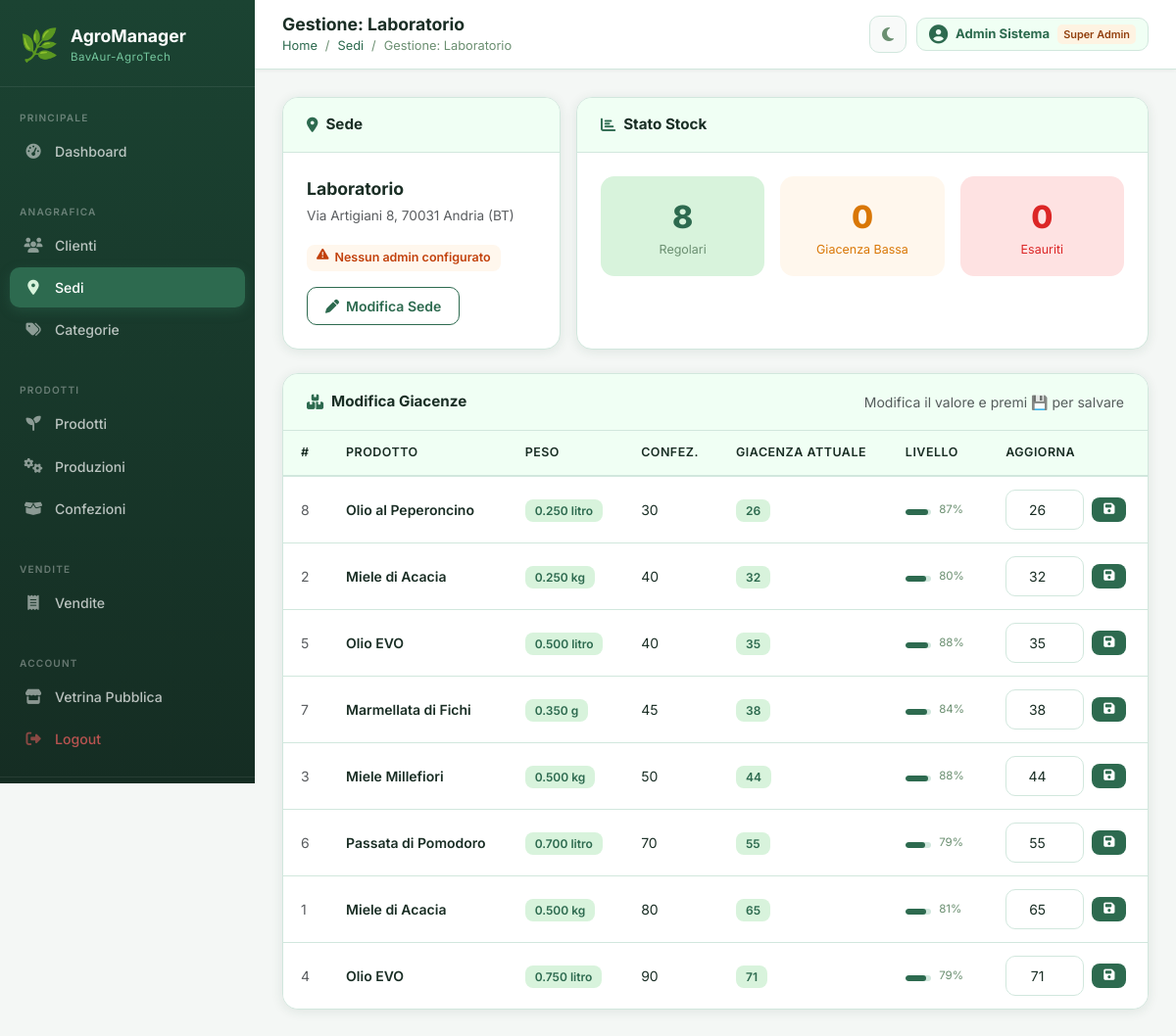
Screenshot of /root/src/sedi.php?action=manage&id=3 (signed in) with the database file from the repository.
### tables this page shows
CREATE TABLE SEDE (
    idSede    INT AUTO_INCREMENT PRIMARY KEY,
    nomeSede  VARCHAR(100) NOT NULL,
    indirizzo TEXT
);

CREATE TABLE CONFEZIONE (
    idConfezione        INT AUTO_INCREMENT PRIMARY KEY,
    dataConfezionamento DATE NOT NULL,
    pesoNetto           DECIMAL(10,3) NOT NULL,
    numeroConfezioni    INT NOT NULL,
    giacenza            INT NOT NULL,
    idProduzione        INT NOT NULL,
    CONSTRAINT chk_conf_g   CHECK (giacenza >= 0),
    CONSTRAINT chk_conf_max CHECK (giacenza <= numeroConfezioni),
    FOREIGN KEY (idProduzione) REFERENCES PRODUZIONE(idProduzione) ON DELETE RESTRICT
);

CREATE TABLE PRODOTTO (
    idProdotto   INT AUTO_INCREMENT PRIMARY KEY,
    nome         VARCHAR(100) NOT NULL,
    unitaMisura  ENUM('kg','g','litro','pezzo') NOT NULL,
    tipoProdotto ENUM('fresco','lavorato') NOT NULL,
    descrizione  TEXT DEFAULT NULL,
    immagineUrl  TEXT DEFAULT NULL COMMENT 'URL immagine custom; se NULL usa il fallback keyword in getProductImage()',
    idCategoria  INT,
    FOREIGN KEY (idCategoria) REFERENCES CATEGORIA(idCategoria) ON DELETE SET NULL
);

### root/src/config/db.php (called while the page is built, shortened)
<?php
function h(mixed $v): string {
    return htmlspecialchars((string)($v ?? ''), ENT_QUOTES, 'UTF-8');
}

### root/src/config/session.php (called while the page is built, shortened)
<?php
function currentUser(): ?array {
    return $_SESSION['user'] ?? null;
}

### root/src/sedi.php (the view, shortened to what this page needs)
<?php
require_once 'includes/auth.php';
$currentPage = 'sedi';
$basePath    = '';
$action   = $_GET['action'] ?? 'list';
$id       = isset($_GET['id']) ? (int)$_GET['id'] : null;
$isSuperA = isSuperAdmin();
$mySedeId = userSede();
$stmtFind        = $pdo->prepare(
    "SELECT * FROM SEDE WHERE idSede=?"
);
$stmtConfezioniSede = $pdo->prepare("
    SELECT c.*, pp.nome AS prodotto, pp.unitaMisura
    FROM CONFEZIONE c
    JOIN PRODUZIONE pr ON c.idProduzione         = pr.idProduzione
    JOIN PRODOTTO   pp ON pr.idProdottoProdotto   = pp.idProdotto
    WHERE pr.idSede=?
    ORDER BY c.giacenza ASC, c.dataConfezionamento DESC
");
$stmtAdminSede   = $pdo->prepare(
    "SELECT nome, email FROM UTENTE WHERE ruolo='sede_admin' AND idSede=? LIMIT 1"
);
$stmtList        = $pdo->prepare("
    SELECT s.*,
        (SELECT COUNT(*)              FROM PRODUZIONE p  WHERE p.idSede  = s.idSede) AS nProd,
        (SELECT COUNT(*)              FROM VENDITA    v  WHERE v.idSede  = s.idSede) AS nVend,
        (SELECT COALESCE(SUM(c.giacenza), 0)
         FROM CONFEZIONE c
         JOIN PRODUZIONE pr ON c.idProduzione = pr.idProduzione
         WHERE pr.idSede = s.idSede) AS totGiac
    FROM SEDE s
    " . ($mySedeId ? "WHERE s.idSede=$mySedeId" : "") . "
    ORDER BY s.nomeSede
");
$sedeManage = null;
$confezioniSede = [];
if ($action === 'manage' && $id) {
    $stmtFind->execute([$id]);
    $sedeManage = $stmtFind->fetch();
    $stmtConfezioniSede->execute([$id]);
    $confezioniSede = $stmtConfezioniSede->fetchAll();
}
$stmtList->execute();
$sedi = $stmtList->fetchAll();
$pageTitle  = match($action) {
    'create' => 'Nuova Sede', 'edit' => 'Modifica Sede',
    'manage' => 'Gestione: ' . ($sedeManage['nomeSede'] ?? ''), default => 'Sedi' };
$breadcrumb = $action !== 'list' ? [['label'=>'Sedi','url'=>'sedi.php'],['label'=>$pageTitle]] : null;
require_once 'includes/header.php';
?>
<?php if ($action === 'list'): ?>
<div class="page-header">
  <h5 class="page-header-title"><i class="fa-solid fa-location-dot"></i> Sedi (<?= count($sedi) ?>)</h5>
  <?php if ($isSuperA): ?>
    <a href="?action=create" class="btn-ag"><i class="fa-solid fa-plus"></i> Nuova Sede</a>
  <?php endif; ?>
</div>
<div class="ag-card">
  <div class="ag-card-header"><h6 class="ag-card-title"><i class="fa-solid fa-map"></i> Elenco Sedi</h6></div>
  <div class="table-responsive">
    <?php if (empty($sedi)): ?>
      <div class="empty-state"><i class="fa-solid fa-location-dot"></i><p>Nessuna sede trovata.</p></div>
    <?php else: ?>
    <table class="ag-table table mb-0">
      <thead><tr><th>#</th><th>Nome Sede</th><th>Indirizzo</th><th>Admin Sede</th><th>Produzioni</th><th>Vendite</th><th>Stock Totale</th><th class="text-end">Azioni</th></tr></thead>
      <tbody>
      <?php foreach ($sedi as $s):
        $stmtAdminSede->execute([$s['idSede']]); $adminSede = $stmtAdminSede->fetch();
      ?>
      <tr>
        <td class="text-muted"><?= $s['idSede'] ?></td>
        <td class="fw-semibold"><?= h($s['nomeSede']) ?></td>
        <td><small class="text-muted"><?= h($s['indirizzo'] ?? '—') ?></small></td>
        <td>
          <?php if ($adminSede): ?>
            <span class="badge-ok" style="font-size:.72rem"><i class="fa-solid fa-shield-halved me-1"></i><?= h($adminSede['email']) ?></span>
          <?php else: ?>
            <span class="badge-low" style="font-size:.72rem">Nessun admin</span>
          <?php endif; ?>
        </td>
        <td><span class="badge-ok"><?= $s['nProd'] ?></span></td>
        <td><span class="badge-ok"><?= $s['nVend'] ?></span></td>
        <td><span class="<?= $s['totGiac']>0?'badge-ok':'badge-zero' ?>"><?= $s['totGiac'] ?> pz</span></td>
        <td class="text-end">
          <a href="?action=manage&id=<?= $s['idSede'] ?>" class="btn-view-sm me-1" title="Gestisci giacenze">
            <i class="fa-solid fa-boxes-stacked"></i>
          </a>
          <a href="?action=edit&id=<?= $s['idSede'] ?>" class="btn-edit-sm me-1"><i class="fa-solid fa-pen"></i></a>
          <?php if ($isSuperA): ?>
          <a href="?action=delete&id=<?= $s['idSede'] ?>" class="btn-danger-sm"
             onclick="return confirm('Eliminare «<?= h($s['nomeSede']) ?>»?')"><i class="fa-solid fa-trash"></i></a>
          <?php endif; ?>
        </td>
      </tr>
      <?php endforeach; ?>
      </tbody>
    </table>
    <?php endif; ?>
  </div>
</div>
<?php elseif ($action === 'manage' && $sedeManage): ?>
<div class="row g-3 mb-4">
  <div class="col-md-4">
    <div class="ag-card h-100">
      <div class="ag-card-header"><h6 class="ag-card-title"><i class="fa-solid fa-location-dot"></i> Sede</h6></div>
      <div class="p-4">
        <div class="fw-bold mb-1" style="font-size:1.1rem"><?= h($sedeManage['nomeSede']) ?></div>
        <div class="text-muted mb-3" style="font-size:.85rem"><?= h($sedeManage['indirizzo'] ?? '—') ?></div>
        <?php
          $stmtAdminSede->execute([$sedeManage['idSede']]); $admSede = $stmtAdminSede->fetch();
        ?>
        <?php if ($admSede): ?>
          <div class="badge-ok" style="font-size:.78rem;display:inline-flex;gap:6px;align-items:center">
            <i class="fa-solid fa-shield-halved"></i><?= h($admSede['email']) ?>
          </div>
        <?php else: ?>
          <div class="badge-low" style="font-size:.78rem;display:inline-flex;gap:6px">
            <i class="fa-solid fa-triangle-exclamation"></i>Nessun admin configurato
          </div>
        <?php endif; ?>
        <div class="mt-3">
          <a href="?action=edit&id=<?= $sedeManage['idSede'] ?>" class="btn-ag-outline btn-ag-sm">
            <i class="fa-solid fa-pen"></i> Modifica Sede
          </a>
        </div>
      </div>
    </div>
  </div>
  <?php
  $totConf  = count($confezioniSede);
  $lowConf  = count(array_filter($confezioniSede, fn($c)=>$c['giacenza']>0 && $c['giacenza']<($c['numeroConfezioni']*0.2)));
  $zeroConf = count(array_filter($confezioniSede, fn($c)=>$c['giacenza']==0));
  $okConf   = $totConf - $lowConf - $zeroConf;
  ?>
  <div class="col-md-8">
    <div class="ag-card h-100">
      <div class="ag-card-header"><h6 class="ag-card-title"><i class="fa-solid fa-chart-bar"></i> Stato Stock</h6></div>
      <div class="p-4">
        <div class="row g-3 text-center">
          <div class="col-4">
            <div style="background:var(--ag-pale);border-radius:14px;padding:18px 8px">
              <div style="font-size:2rem;font-weight:800;color:var(--ag-primary)"><?= $okConf ?></div>
              <div style="font-size:.78rem;color:var(--ag-text-muted)">Regolari</div>
            </div>
          </div>
          <div class="col-4">
            <div style="background:#fff7ed;border-radius:14px;padding:18px 8px">
              <div style="font-size:2rem;font-weight:800;color:#d97706"><?= $lowConf ?></div>
              <div style="font-size:.78rem;color:#d97706">Giacenza Bassa</div>
            </div>
          </div>
          <div class="col-4">
            <div style="background:#fee2e2;border-radius:14px;padding:18px 8px">
              <div style="font-size:2rem;font-weight:800;color:#dc2626"><?= $zeroConf ?></div>
              <div style="font-size:.78rem;color:#dc2626">Esauriti</div>
            </div>
          </div>
        </div>
      </div>
    </div>
  </div>
</div>
<div class="ag-card">
  <div class="ag-card-header">
    <h6 class="ag-card-title"><i class="fa-solid fa-boxes-stacked"></i> Modifica Giacenze</h6>
    <small class="text-muted">Modifica il valore e premi 💾 per salvare</small>
  </div>
  <div class="table-responsive">
    <?php if (empty($confezioniSede)): ?>
      <div class="empty-state"><i class="fa-solid fa-boxes-stacked"></i><p>Nessuna confezione per questa sede.</p></div>
    <?php else: ?>
    <table class="ag-table table mb-0">
      <thead><tr><th>#</th><th>Prodotto</th><th>Peso</th><th>Confez.</th><th>Giacenza Attuale</th><th>Livello</th><th>Aggiorna</th></tr></thead>
      <tbody>
      <?php foreach ($confezioniSede as $c):
        $pct  = $c['numeroConfezioni']>0 ? ($c['giacenza']/$c['numeroConfezioni']*100) : 0;
        $fc   = $c['giacenza']==0?'#dc2626':($pct<20?'#d97706':'#2D6A4F');
        $bc   = $c['giacenza']==0?'badge-zero':($pct<20?'badge-low':'badge-ok');
      ?>
      <tr>
        <td class="text-muted"><?= $c['idConfezione'] ?></td>
        <td class="fw-semibold"><?= h($c['prodotto']) ?></td>
        <td><span class="badge-ok"><?= $c['pesoNetto'] ?> <?= h($c['unitaMisura']) ?></span></td>
        <td><?= $c['numeroConfezioni'] ?></td>
        <td><span class="<?= $bc ?>"><?= $c['giacenza'] ?></span></td>
        <td style="min-width:100px">
          <div class="d-flex align-items-center gap-2">
            <div class="giacenza-bar flex-grow-1"><div class="giacenza-fill" style="width:<?= $pct ?>%;background:<?= $fc ?>"></div></div>
            <span style="font-size:.72rem;color:var(--ag-text-muted);width:32px"><?= round($pct) ?>%</span>
          </div>
        </td>
        <td>
          <form method="POST" action="?action=giacenza&id=<?= $c['idConfezione'] ?>" class="d-flex gap-2 align-items-center">
            <input type="number" name="giacenza" value="<?= $c['giacenza'] ?>"
                   min="0" max="<?= $c['numeroConfezioni'] ?>"
                   class="form-control form-control-sm" style="width:80px;text-align:center"
                   title="Max: <?= $c['numeroConfezioni'] ?>">
            <button type="submit" class="btn-ag btn-ag-sm" title="Salva">
              <i class="fa-solid fa-floppy-disk"></i>
            </button>
          </form>
        </td>
      </tr>
      <?php endforeach; ?>
      </tbody>
    </table>
    <?php endif; ?>
  </div>
</div>
<?php endif; ?>
<?php require_once 'includes/footer.php'; ?>

### root/src/includes/header.php (shortened to what this page needs)
<?php
$user = currentUser();
?>
<!DOCTYPE html>
<html lang="it" data-theme="light">
<head>
  <link href="https://cdn.jsdelivr.net/npm/bootstrap@5.3.3/dist/css/bootstrap.min.css" rel="stylesheet">
  <link href="https://cdnjs.cloudflare.com/ajax/libs/font-awesome/6.5.0/css/all.min.css" rel="stylesheet">
  <link href="<?= $basePath ?? '' ?>assets/css/style.css" rel="stylesheet">
</head>
<body>
<nav class="sidebar" id="sidebar">
  <div class="sidebar-brand">
    <span class="brand-icon">🌿</span>
    <div>
      <div class="brand-name">AgroManager</div>
      <div class="brand-sub">BavAur-AgroTech</div>
    </div>
  </div>
  <div class="sidebar-section-label">PRINCIPALE</div>
  <ul class="sidebar-nav">
    <li><a href="<?= $basePath ?>index.php" class="nav-link <?= ($currentPage??'')==='dashboard'?'active':'' ?>">
      <i class="fa-solid fa-gauge-high"></i><span>Dashboard</span></a></li>
  </ul>
  <div class="sidebar-section-label">ANAGRAFICA</div>
  <ul class="sidebar-nav">
    <li><a href="<?= $basePath ?>clienti.php" class="nav-link <?= ($currentPage??'')==='clienti'?'active':'' ?>">
      <i class="fa-solid fa-users"></i><span>Clienti</span></a></li>
    <li><a href="<?= $basePath ?>sedi.php" class="nav-link <?= ($currentPage??'')==='sedi'?'active':'' ?>">
      <i class="fa-solid fa-location-dot"></i><span>Sedi</span></a></li>
    <li><a href="<?= $basePath ?>categorie.php" class="nav-link <?= ($currentPage??'')==='categorie'?'active':'' ?>">
      <i class="fa-solid fa-tags"></i><span>Categorie</span></a></li>
  </ul>
  <div class="sidebar-section-label">PRODOTTI</div>
  <ul class="sidebar-nav">
    <li><a href="<?= $basePath ?>prodotti.php" class="nav-link <?= ($currentPage??'')==='prodotti'?'active':'' ?>">
      <i class="fa-solid fa-seedling"></i><span>Prodotti</span></a></li>
    <li><a href="<?= $basePath ?>produzioni.php" class="nav-link <?= ($currentPage??'')==='produzioni'?'active':'' ?>">
      <i class="fa-solid fa-gears"></i><span>Produzioni</span></a></li>
    <li><a href="<?= $basePath ?>confezioni.php" class="nav-link <?= ($currentPage??'')==='confezioni'?'active':'' ?>">
      <i class="fa-solid fa-box-open"></i><span>Confezioni</span></a></li>
  </ul>
  <div class="sidebar-section-label">VENDITE</div>
  <ul class="sidebar-nav">
    <li><a href="<?= $basePath ?>vendite.php" class="nav-link <?= ($currentPage??'')==='vendite'?'active':'' ?>">
      <i class="fa-solid fa-receipt"></i><span>Vendite</span></a></li>
  </ul>
  <div class="sidebar-section-label">ACCOUNT</div>
  <ul class="sidebar-nav">
    <li><a href="<?= $basePath ?>homepage.php" class="nav-link">
      <i class="fa-solid fa-store"></i><span>Vetrina Pubblica</span></a></li>
    <li><a href="<?= $basePath ?>logout.php" class="nav-link" style="color:rgba(255,100,100,.7)">
      <i class="fa-solid fa-right-from-bracket" style="color:rgba(255,100,100,.5)"></i><span>Logout</span></a></li>
  </ul>
  <div class="sidebar-footer">
  </div>
</nav>
<main class="main-content">
  <div class="topbar">
    <div class="topbar-left">
      <h4 class="topbar-title"><?= h($pageTitle ?? 'Dashboard') ?></h4>
      <?php if (!empty($breadcrumb)): ?>
      <nav aria-label="breadcrumb">
        <ol class="breadcrumb mb-0">
          <li class="breadcrumb-item"><a href="<?= $basePath ?>index.php">Home</a></li>
          <?php foreach ($breadcrumb as $bc): ?>
            <?php if (isset($bc['url'])): ?>
              <li class="breadcrumb-item"><a href="<?= h($bc['url']) ?>"><?= h($bc['label']) ?></a></li>
            <?php else: ?>
              <li class="breadcrumb-item active"><?= h($bc['label']) ?></li>
            <?php endif; ?>
          <?php endforeach; ?>
        </ol>
      </nav>
      <?php endif; ?>
    </div>
    <div class="topbar-right">
      <button class="theme-toggle" id="themeToggle" title="Cambia tema">
        <i class="fa-solid fa-moon" id="themeIcon"></i>
      </button>
      <?php if ($user): ?>
      <div class="user-badge">
        <i class="fa-solid fa-circle-user" style="font-size:1.2rem;color:var(--ag-primary)"></i>
        <div>
          <strong><?= h($user['nome']) ?></strong>
        </div>
        <span class="role-badge role-<?= h($user['ruolo']) ?>">
          <?= match($user['ruolo']) { 'superadmin'=>'Super Admin', 'sede_admin'=>'Sede Admin', default=>'Cliente' } ?>
        </span>
      </div>
      <?php endif; ?>
    </div>
  </div>
  <div class="content-area">

### rows the page displays
sede: nomeSede "Gestione: Laboratorio", nomeSede "Laboratorio", indirizzo "Via Artigiani 8, 70031 Andria (BT)"
confezione: idConfezione "8", prodotto.nome "Olio al Peperoncino", pesoNetto "0.250", prodotto.unitaMisura "litro", numeroConfezioni "30", giacenza "26", pct "87"
confezione: idConfezione "2", prodotto.nome "Miele di Acacia", pesoNetto "0.250", prodotto.unitaMisura "kg", numeroConfezioni "40", giacenza "32", pct "80"
confezione: idConfezione "5", prodotto.nome "Olio EVO", pesoNetto "0.500", prodotto.unitaMisura "litro", numeroConfezioni "40", giacenza "35", pct "88"
confezione: idConfezione "7", prodotto.nome "Marmellata di Fichi", pesoNetto "0.350", prodotto.unitaMisura "g", numeroConfezioni "45", giacenza "38", pct "84"
confezione: idConfezione "3", prodotto.nome "Miele Millefiori", pesoNetto "0.500", prodotto.unitaMisura "kg", numeroConfezioni "50", giacenza "44", pct "88"
confezione: idConfezione "6", prodotto.nome "Passata di Pomodoro", pesoNetto "0.700", prodotto.unitaMisura "litro", numeroConfezioni "70", giacenza "55", pct "79"
confezione: idConfezione "1", prodotto.nome "Miele di Acacia", pesoNetto "0.500", prodotto.unitaMisura "kg", numeroConfezioni "80", giacenza "65", pct "81"
confezione: idConfezione "4", prodotto.nome "Olio EVO", pesoNetto "0.750", prodotto.unitaMisura "litro", numeroConfezioni "90", giacenza "71", pct "79"

### other values shown
$bc['label'] "Sedi"
$bc['label'] "Gestione: Laboratorio"
$user['nome'] "Admin Sistema"
$okConf "8"
$lowConf "0"
$zeroConf "0"
